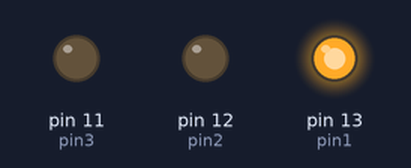
The sketch below on a simulated Arduino Uno, built with avr-gcc and run on an emulated ATmega328P. Shown: output pins drawn as LEDs (lit = HIGH).

Above: at 1.0 s.
At 2.5 s:
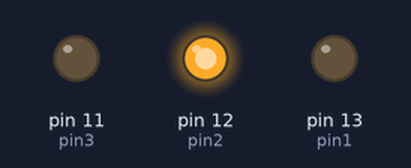
At 4.5 s:
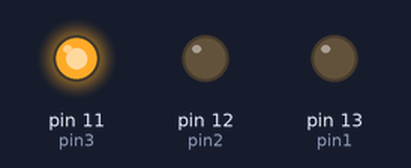
Timing chart, 0 to 7.8 s (numbered marks = the images above):
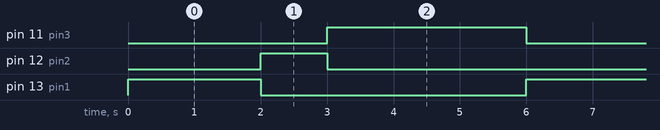

Measured:
- by itself, pin 11 (pin3): alternates HIGH for 3.0 s and LOW for 3.0 s
- by itself, pin 12 (pin2): alternates HIGH for 1.0 s and LOW for 5.0 s
- by itself, pin 13 (pin1): alternates HIGH for 2.0 s and LOW for 4.0 s

The sketch:

TrafficLight.ino
```cpp
int pin1 = 13;
int pin2 = 12;
int pin3 = 11;


void setup() {
  // put your setup code here, to run once:
  pinMode(pin1 ,OUTPUT);
  pinMode(pin2, OUTPUT);
  pinMode(pin3, OUTPUT);


}

void loop() {
  // put your main code here, to run repeatedly:
digitalWrite(pin1,HIGH);
delay(2000);
digitalWrite(pin1,LOW);
delay(1);
digitalWrite(pin2,HIGH);
delay(1000);
digitalWrite(pin2,LOW);
delay(1);
digitalWrite(pin3,HIGH);
delay(3000);
digitalWrite(pin3,LOW);
delay(1);
}
```
